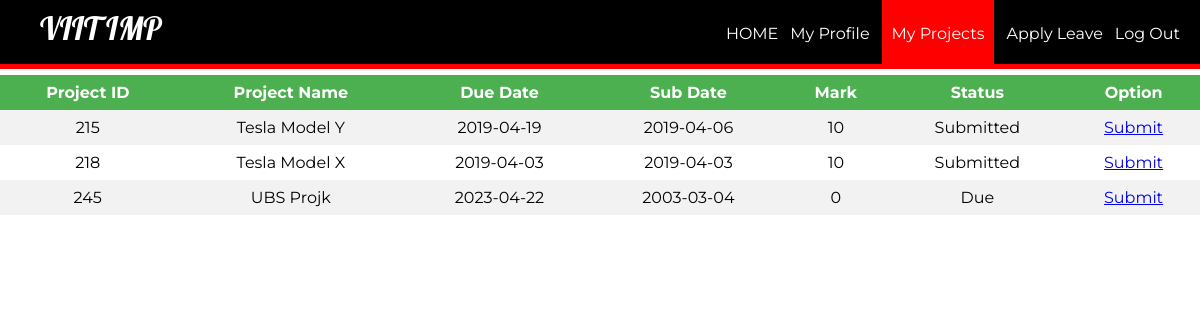
Screenshot of /empproject.php?id=105 with the database file from the repository.
### tables this page shows
CREATE TABLE `project` (
  `pid` int(11) NOT NULL,
  `eid` int(11) DEFAULT 101,
  `pname` varchar(100) DEFAULT NULL,
  `duedate` date DEFAULT '2003-03-04',
  `subdate` date DEFAULT '2003-03-04',
  `mark` int(11) DEFAULT 0,
  `status` varchar(50) DEFAULT 'Pending'
);

### empproject.php (the view, shortened to what this page needs)
<?php
	$id = (isset($_GET['id']) ? $_GET['id'] : '');
	require_once ('process/dbh.php');
	$sql = "SELECT * FROM `project` where eid = '$id'";
	$result = mysqli_query($conn, $sql);
?>
<html>
<head>
	<link rel="stylesheet" type="text/css" href="styleview.css">
</head>
<body>
	<header>
		<nav>
			<h1>VIIT IMP</h1>
			<ul id="navli">
				<li><a class="homeblack" href="eloginwel.php?id=<?php echo $id?>"">HOME</a></li>
				<li><a class="homeblack" href="myprofile.php?id=<?php echo $id?>"">My Profile</a></li>
				<li><a class="homered" href="empproject.php?id=<?php echo $id?>"">My Projects</a></li>
				<li><a class="homeblack" href="applyleave.php?id=<?php echo $id?>"">Apply Leave</a></li>
				<li><a class="homeblack" href="elogin.html">Log Out</a></li>
			</ul>
		</nav>
	</header>
	<div class="divider"></div>
	<div id="divimg">
		<table>
			<tr>
				<th align = "center">Project ID</th>
				<th align = "center">Project Name</th>
				<th align = "center">Due Date</th>
				<th align = "center">Sub Date</th>
				<th align = "center">Mark</th>
				<th align = "center">Status</th>
				<th align = "center">Option</th>
			</tr>
			<?php
				while ($employee = mysqli_fetch_assoc($result)) {
					echo "<tr>";
					echo "<td>".$employee['pid']."</td>";
					echo "<td>".$employee['pname']."</td>";
					echo "<td>".$employee['duedate']."</td>";
					echo "<td>".$employee['subdate']."</td>";
					echo "<td>".$employee['mark']."</td>";
					echo "<td>".$employee['status']."</td>";
					 echo "<td><a href=\"psubmit.php?pid=$employee[pid]&id=$employee[eid]\">Submit</a>";
				}
			?>
		</table>
		</body>
</html>

### styleview.css (style rules this page uses)
body { margin: 0px; }
header { background: black; color: white; padding: 8px 20px 6px 40px; height: 50px; }
header h1 { display: inline; font-family: 'Lobster', cursive; font-weight: 400; font-size: 32px; float: left; margin-top: 0px; margin-right: 10px; }
nav ul { display: inline; padding: 0px; float: right; }
nav ul li { display: inline-block; list-style-type: none; color: white; float: left; margin-left: 12px; }
nav ul li a { color: white; text-decoration: none; }
#navli { font-family: 'Montserrat', sans-serif; }
.homered { background-color: red; padding: 30px 10px 22px 10px; }
.divider { background-color: red; height: 5px; }
table { margin: 0px; border-collapse: collapse; width: 100%; font-family: 'Montserrat', sans-serif; }
th, td { text-align: center; padding: 8px; }
tr:nth-child(even) { background-color: #f2f2f2 }
th { background-color: #4CAF50; color: white; }

### rows the page displays
project: pid "215", pname "Tesla Model Y", duedate "2019-04-19", subdate "2019-04-06", mark "10", status "Submitted"
project: pid "218", pname "Tesla Model X", duedate "2019-04-03", subdate "2019-04-03", mark "10", status "Submitted"
project: pid "245", pname "UBS Projk", duedate "2023-04-22", subdate "2003-03-04", mark "0", status "Due"
